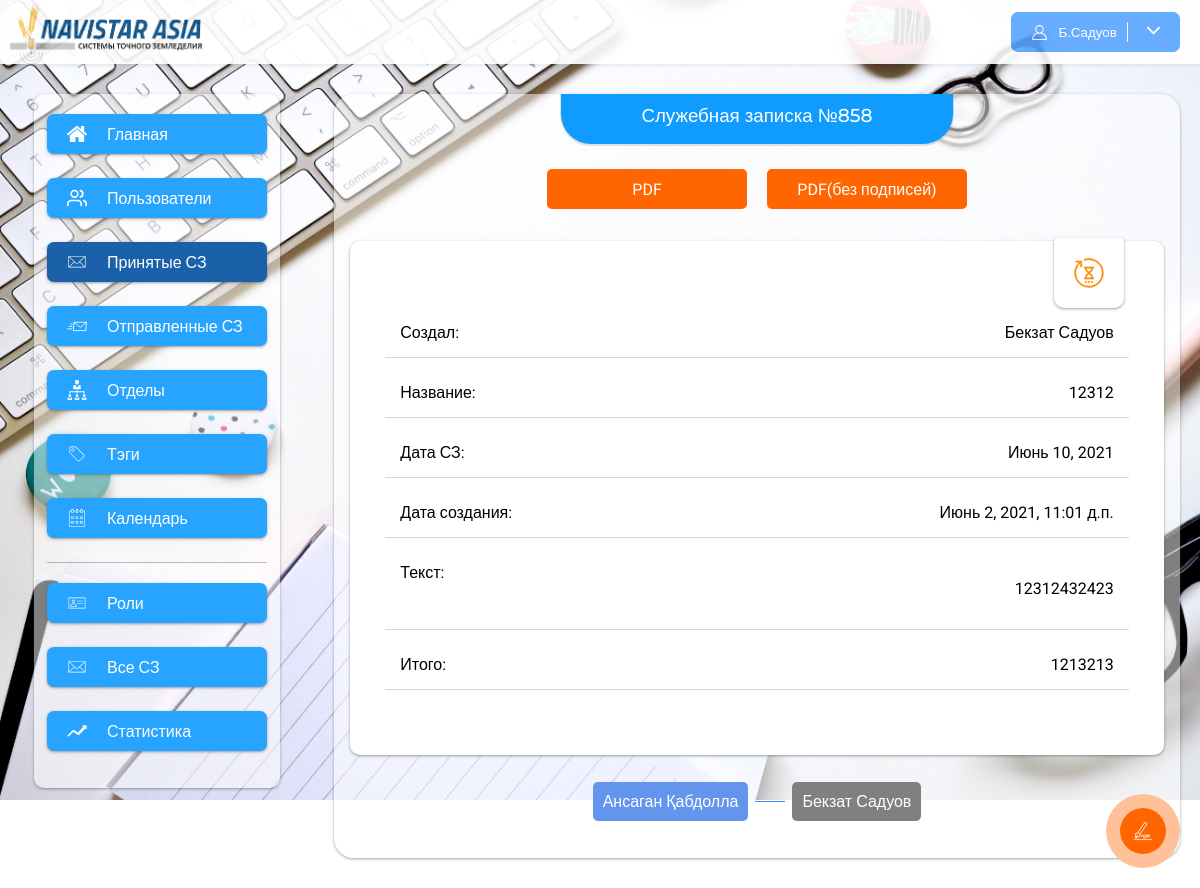
The page /my-notes/853 (signed in) on the database as committed earlier.
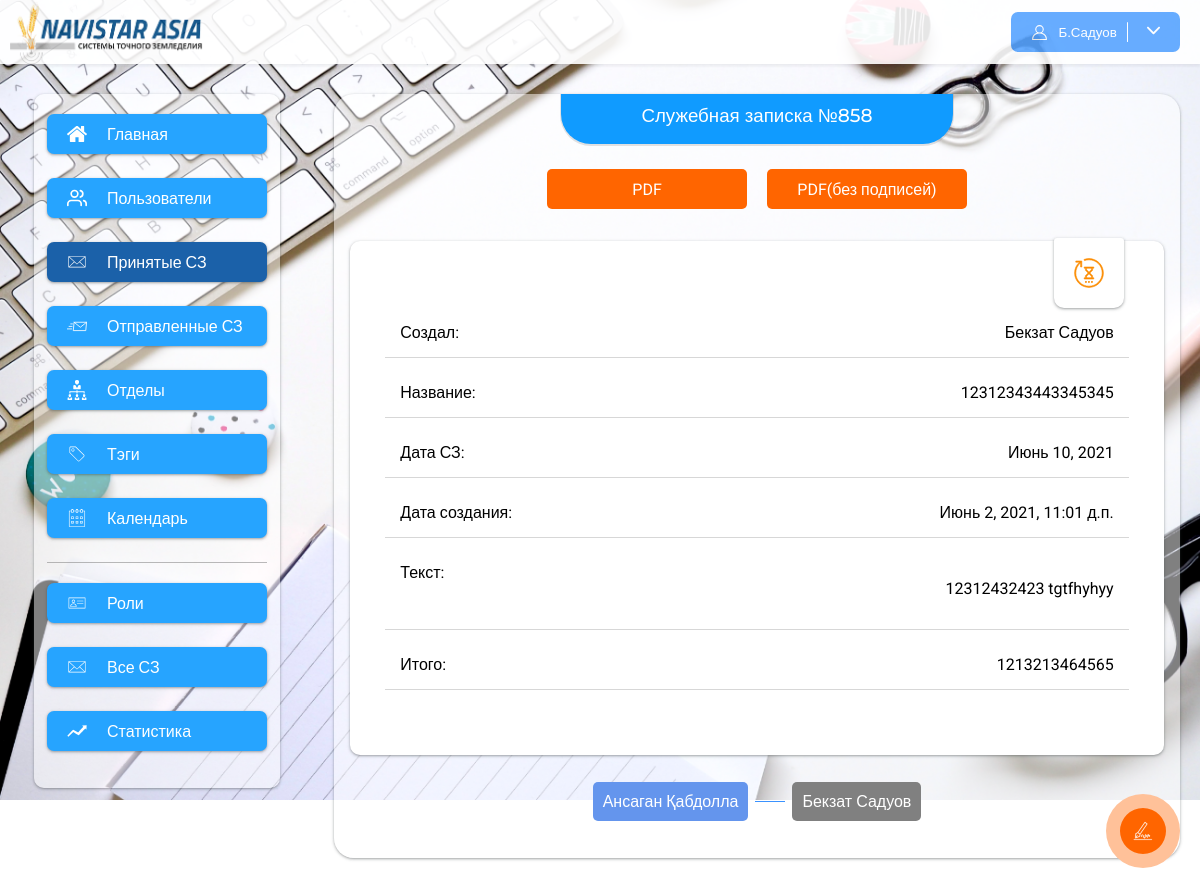
The same page on the database as committed later.
### app/models.py (models this page shows, shortened)
class ServiceNote(models.Model):
    user = models.ForeignKey(User, null=True, blank=True, on_delete=models.CASCADE, related_name="notes")
    number = models.IntegerField(null=True, blank=True)
    title = models.CharField(max_length=120)
    text = models.TextField()
    summa = models.CharField(max_length=200, null=True, blank=True)
    fast = models.BooleanField(default=False)
    date_create = models.DateTimeField(auto_now_add=True)
    date_update = models.DateTimeField(auto_now=True)
    date = models.DateField(null=True, blank=True)
    tags = models.ManyToManyField(Tags, null=True, blank=True, related_name="notes")
    user_index = models.IntegerField(default=1, null=True, blank=True)
    status = models.CharField(max_length=200, choices=statuses, null=True, blank=True)
    class Meta:
        verbose_name = "Служебная записка"
        verbose_name_plural = "Служебные записки"

### app/views.py (the view)
# urls.py: path("my-notes/<int:pk>", my_note_detail, name="my_note_detail"),
@login_required()
def my_note_detail(request, pk):
    note = ServiceNote.objects.get(pk=pk)
    userNote = NoteUsers.objects.filter(user=request.user).filter(note=note).first()
    return render(request, "my_note_detail.html", {"note": note, "userNote": userNote})

### app/templates/my_note_detail.html (shortened to what this page needs)
{% extends 'base.html' %}
{% load static %}
{% block content %}
<div class="content">
    <h3 class="content_title">Служебная записка №{{ note.number }}</h3>
    {% include 'include/note_detail.html' %}
    {% if userNote.status == None %}
        <a id="btn_modal_window">
            <div class="circle_add" style="background-color: #ff6500">
                <img src="{% static 'img/signature_button.svg' %}" alt="" width="30">
            </div>
        </a>
    {% endif %}
</div>
{% endblock %}

### app/templates/include/note_detail.html (shortened to what this page needs)
{% load static %}
<div class="note_detail">
    <div class="note_download">
        <a href="{% url 'note_signature_download' note.pk %}" class="download_button pdf">PDF</a>
        <a href="{% url 'note_download' note.pk %}" class="download_button pdf">PDF(без подписей)</a>
    </div>
    <div class="note_info">
        <img src="{% if note.status == None %}{% static 'img/wait.svg' %}{% endif %}
                  {% if note.status == 'error' %}{% static 'img/error.svg' %}{% endif %}" class="note_info_img" width="30" height="30">
        <div class="note_info_item"><span>Создал:</span>
            <span>{{ note.user.first_name }} {{ note.user.last_name }}</span></div>
        <div class="note_info_item"><span>Название:</span> <span>{{ note.title }}</span></div>
        <div class="note_info_item"><span>Дата СЗ:</span> <span>{{ note.date }}</span></div>
        <div class="note_info_item"><span>Дата создания:</span> <span>{{ note.date_create }}</span></div>
        <div class="note_info_item"><span>Текст:</span> <span>{{ note.text|safe }}</span></div>
        <div class="note_info_item"><span>Итого:</span> <span>{{ note.summa }}</span></div>
    </div>
    <ul class="note_detail_users">
        {% for i in note.users.all %}
        <li class="note_detail_user
                    {% if forloop.counter == note.user_index and note.status == None %}current_user{% endif %}
                    ">{{ i.user.first_name }} {{ i.user.last_name }}
        </li>
        <span class="user_line"></span>
        {% endfor %}
    </ul>
</div>

Rows that differ between the two databases and show on the page:
changed ServiceNote "Бекзат": title "12312" → "12312343443345345"; text "12312432423" → "12312432423 tgtfhyhyy"; summa "1213213" → "1213213464565"
